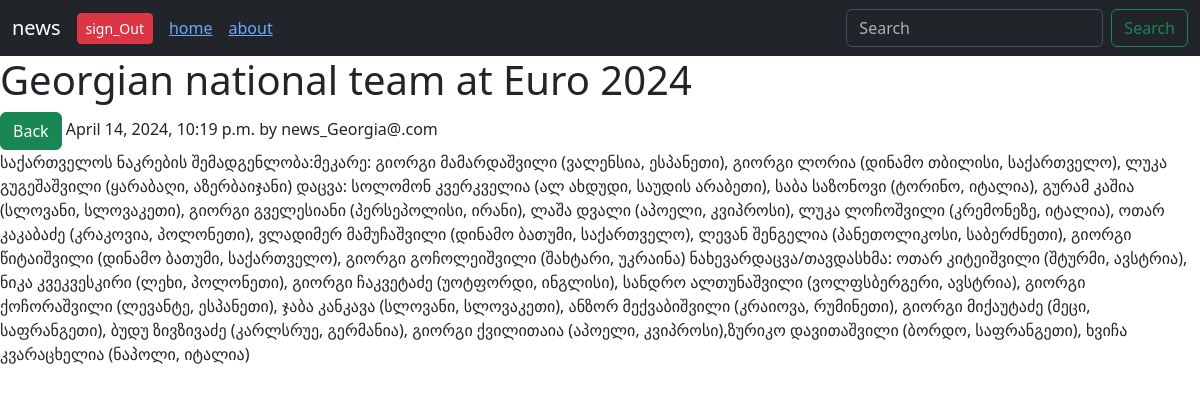
Screenshot of /posts/26/ (signed in) with the database file from the repository.
### users/models.py (models this page shows)
class User(AbstractUser):
    pass

### forum/models.py (models this page shows)
class Post(models.Model):
    author = models.ForeignKey(settings.AUTH_USER_MODEL, on_delete = models.CASCADE)
    title = models.CharField(max_length = 101)
    content = models.TextField()
    created_at = models.DateTimeField(auto_now_add = True)

### forum/views.py (the view)
# urls.py: path('posts/<int:pk>/',post_detail_view, name= 'post_detail' ),
def post_detail_view(request: HttpRequest , pk:int)-> HttpResponse:
    post: Post = get_object_or_404(Post , pk = pk)
    return render(
        request,
        'post_detail.html',
        context={
            'post':post,
        }
    )

### templates/post_detail.html (shortened to what this page needs)
{% extends "base.html"%}
{% block content %}
<h1>{{post.title}}</h1>
    <a  href = "{% url 'home'  %}", class = 'btn btn-success'>Back</a>
<span> {{post.created_at}} by {{post.author}} </span>
<p> {{post.content}} </p>
{% endblock content %}

### templates/base.html (shortened to what this page needs)
<!DOCTYPE html>
<html lang="en">
<head>
    <link href="https://cdn.jsdelivr.net/npm/bootstrap@5.3.3/dist/css/bootstrap.min.css" rel="stylesheet">
</head>
<body>
    <nav class="navbar navbar-expand-lg bg-dark" data-bs-theme='dark'>
        <div class="container-fluid">
          {% if request.user.is_authenticated %}
            <a class="navbar-brand" href="{% url 'user_profile' request.user.pk %}">{{request.user.username}}</a>
            <form method = 'post' action ="{% url  'sign_out' %}" >
              <button class = "btn btn-sm btn-danger me-3" >sign_Out</button>
            </form>
          {% else %}
            <a class = "btn btn-sm btn-primary me-3" href = "{% url 'sign_in' %}">sign_in</a>
            <a class = "btn btn-sm btn-success me-3" href = "{% url 'sign_up' %}">sign_up</a>
          {% endif %}
          <div class="collapse navbar-collapse" id="navbarSupportedContent">
            <ul class="navbar-nav me-auto mb-2 mb-lg-0">
              <li class="nav-item  me-3">
                <a href="{% url 'home'%}">home</a>
              </li>
              <li class="nav-item">
                <a  href="{%url 'about'%}">about</a>
             </li>
            </ul>
            <form class="d-flex" role="search">
              <input name = 'q'  value = "{{request.GET.q}}"    class="form-control me-2" type="search" placeholder="Search" aria-label="Search">
              <button class="btn btn-outline-success" type="submit">Search</button>
            </form>
          </div>
        </div>
      </nav>
      {%block content%}
      {% endblock%}
</body>
</html>

### rows the page displays
User: user.username "news"
Post: title "Georgian national team at Euro 2024", created_at "April 14, 2024, 10:19 p.m.", author "news_Georgia@.com", content "საქართველოს ნაკრების შემადგენლობა:მეკარე: გიორგი მამარდაშვილი (ვალენსია, ესპანეთი), გიორგი ლორია (დინამო თბილისი, საქართველო), ლუკა გუგეშაშვილი (ყარაბაღი, აზერბაიჯანი) დაცვა: სოლომონ კვერკველია (ალ ახდუდი, საუდის არაბეთი), საბა საზონოვი (ტორინო, იტალია), გურამ კაშია (სლოვანი, სლოვაკეთი), გიორგი გველესიანი (პერსეპოლისი, ირანი), ლაშა დვალი (აპოელი, კვიპროსი), ლუკა ლოჩოშვილი (კრემონეზე, იტალია), ოთარ კაკაბაძე (კრაკოვია, პოლონეთი), ვლადიმერ მამუჩაშვილი (დინამო ბათუმი, საქართველო), ლევან შენგელია (პანეთოლიკოსი, საბერძნეთი), გიორგი წიტაიშვილი (დინამო ბათუმი, საქართველო), გიორგი გოჩოლეიშვილი (შახტარი, უკრაინა) ნახევარდაცვა/თავდასხმა: ოთარ კიტეიშვილი (შტურმი, ავსტრია), ნიკა კვეკვესკირი (ლეხი,…"
